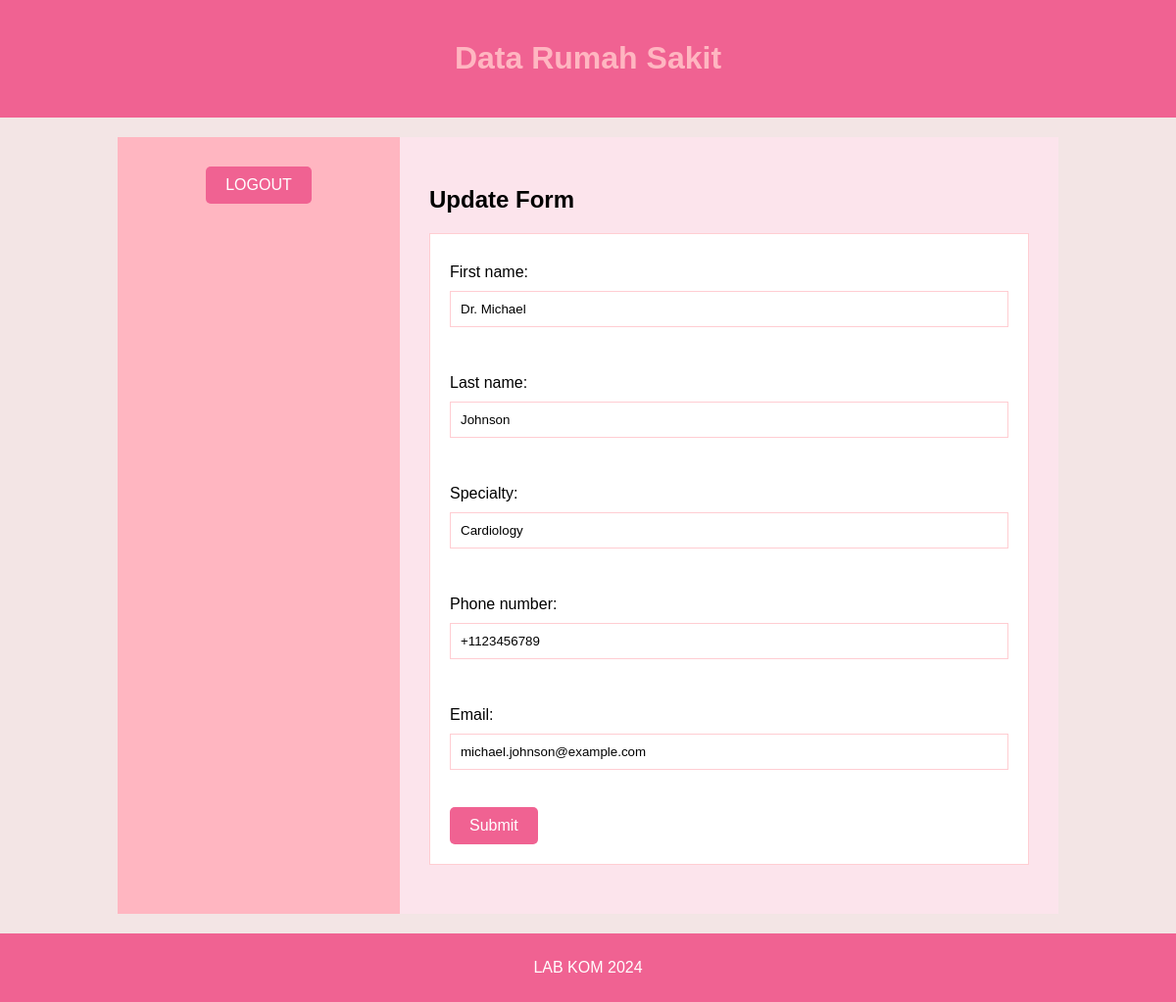
The page /update_form.php?entity=doctor&id=1 on the database its author committed.
### tables this page shows
CREATE TABLE `doctors` (
  `doctor_id` int(11) NOT NULL,
  `first_name` varchar(50) DEFAULT NULL,
  `last_name` varchar(50) DEFAULT NULL,
  `specialty` varchar(100) DEFAULT NULL,
  `phone_number` varchar(15) DEFAULT NULL,
  `email` varchar(100) DEFAULT NULL
);

### update_form.php (the view, shortened to what this page needs)
<!DOCTYPE html>
<html lang="en">
<head>
    <link rel="stylesheet" type="text/css" href="css/style.css">
</head>
<body>
<div class="header">
    <h1>Data Rumah Sakit</h1>
</div>
<div class="container1">
    <div class="column-1">
        <center><a href="logout.php"><button>LOGOUT</button></a></center>
    </div>
    <div class="column-2">
        <h2>Update Form</h2>
        <form method="post" action="process_update.php">
            <?php
            include 'koneksi.php';
            $entity = $_GET['entity'];
            $id = $_GET['id'];
            switch ($entity) {
                case 'doctor':
                    $table = 'doctors';
                    $id_field = 'doctor_id';
                    $fields = ['first_name', 'last_name', 'specialty', 'phone_number', 'email'];
                    break;
            }
            $sql = "SELECT * FROM $table WHERE $id_field = '$id'";
            $result = $conn->query($sql);
            $data = $result->fetch_assoc();
            foreach ($fields as $field) {
                if ($field === 'patient_id') {
                    echo '<label for="patient_id">Patient:</label>
                          <select id="patient_id" name="patient_id">';
                    foreach ($patients as $patient) {
                        echo '<option value="' . htmlspecialchars($patient['patient_id']) . '"' . ($data[$field] == $patient['patient_id'] ? ' selected' : '') . '>' . htmlspecialchars($patient['name']) . '</option>';
                    }
                    echo '</select><br><br>';
                } else {
                    $label = ucfirst(str_replace('_', ' ', $field));
                    $value = htmlspecialchars($data[$field]);
                    echo "<label for='$field'>$label:</label>
                          <input type='text' id='$field' name='$field' value='$value'><br><br>";
                }
            }
            ?>
            <input type="submit" value="Submit">
        </form>
    </div>
</div>
<div class="footer">
    <p>LAB KOM 2024</p>
</div>
</body>
</html>

### css/style.css (style rules this page uses)
body { font-family: Arial, sans-serif; margin: 0; padding: 0; display: flex; flex-direction: column; min-height: 100vh; background-color: #f3e5e5; }
.header { background-color: #f06292; color: white; padding: 20px; text-align: center; }
.footer { background-color: #f06292; color: white; text-align: center; padding: 10px; }
form { background-color: #ffffff; padding: 20px; border: 1px solid #ffcdd2; margin: 20px 0; }
label { display: block; margin: 10px 0 5px; }
input[type="text"], input[type="password"], select { width: 100%; padding: 10px; margin: 5px 0 20px; border: 1px solid #ffcdd2; box-sizing: border-box; }
input[type="submit"] { background-color: #f06292; color: white; padding: 10px 20px; border: none; cursor: pointer; }
.container1 { display: flex; flex-wrap: nowrap; margin: 20px auto; width: 80%; }
.column-1 { flex: 30%; padding: 30px; background-color: #ffb6c1; box-sizing: border-box; }
.column-2 { flex: 70%; padding: 30px; background-color: #fce4ec; box-sizing: border-box; }
h1 { color: #ffb6c1; }
button, input[type="submit"] { background-color: #f06292; color: white; padding: 10px 20px; border: none; border-radius: 5px; cursor: pointer; font-size: 16px; transition: background-color 0.3s ease, transform 0.3s ease; }

### rows shown on the page
doctors: first_name "Dr. Michael", last_name "Johnson", specialty "Cardiology", phone_number "+1123456789", email "michael.johnson@example.com"

### other values the page prints
$label "First name"
$label "Last name"
$label "Specialty"
$label "Phone number"
$label "Email"
